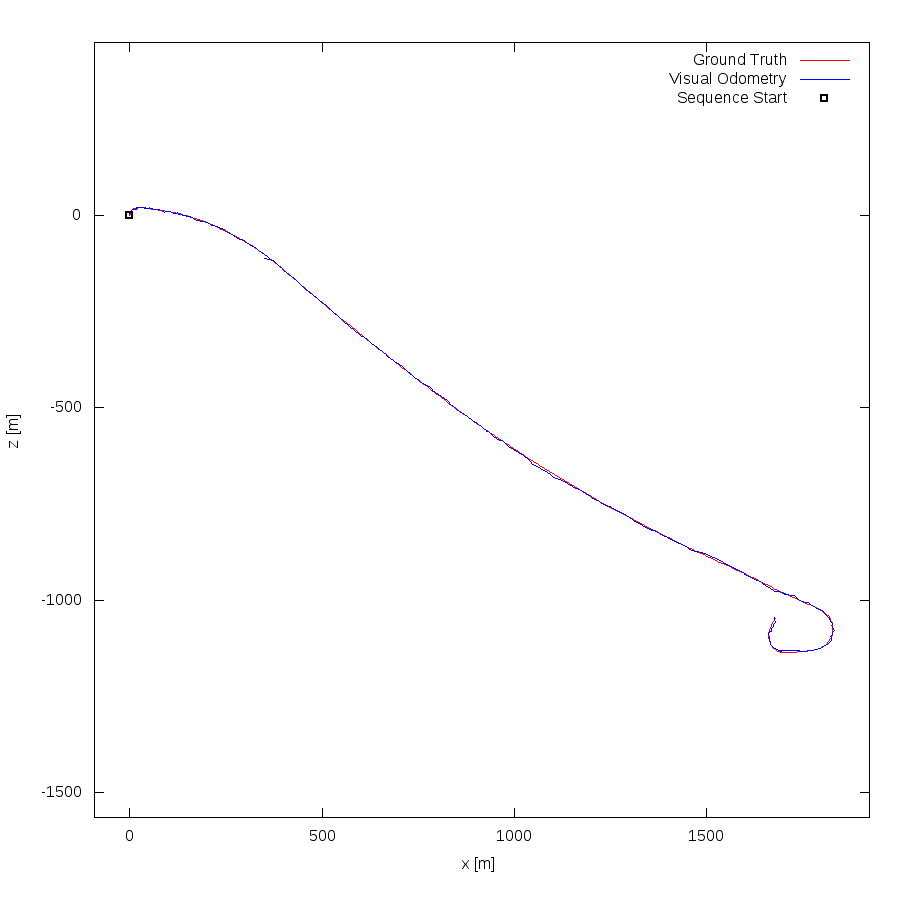

gnuplot code for this plot:
set term postscript eps enhanced color
set output "01.eps"
set size ratio -1
set xrange [-92:1923]
set yrange [-1565:450]
set xlabel "x [m]"
set ylabel "z [m]"
plot "01.txt" using 1:2 lc rgb "#FF0000" title 'Ground Truth' w lines,"01.txt" using 3:4 lc rgb "#0000FF" title 'Visual Odometry' w lines,"< head -1 01.txt" using 1:2 lc rgb "#000000" pt 4 ps 1 lw 2 title 'Sequence Start' w points
